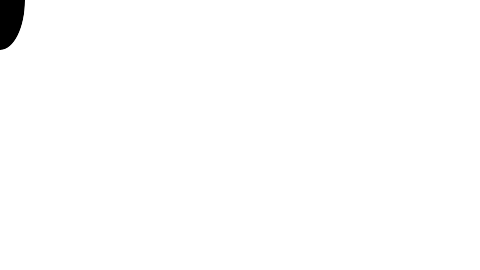
Frame 1 (no input)
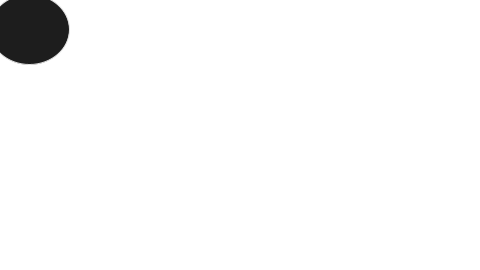
Frame 60 (the mouse pressed at the canvas centre just before this capture)
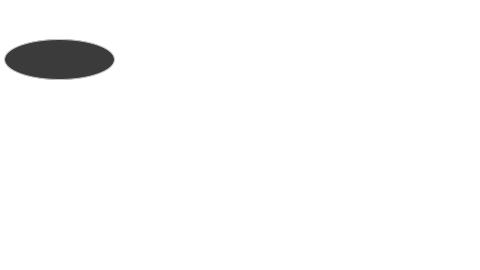
Frame 120 (the mouse held since frame 60 and released just before this capture)

The Processing sketch that drew these frames (run headless with seeded random() and noise(); from frame 60 on, the mouse is pressed at the canvas centre):

// Processing sketch: example_04_04_manyvars
// ── example_04_04_manyvars.pde
// Learning Processing
// Daniel Shiffman
// http://www.learningprocessing.com

// Example 4-4: Many variables

// We've got 8 variables now!  All  of type float.
float circleX = 0;
float circleY = 0;
float circleW = 50;
float circleH = 100;
float circleStroke = 255;
float circleFill = 0;
float backgroundColor = 255;
float change = 0.5;

// Your basic setup
void setup() {
  size(480, 270);
}

void draw() {
  // Draw the background and the ellipse
  // Variables are used for everything: 
  // background, stroke, fill, location, and size.
  background(backgroundColor);
  stroke(circleStroke);
  fill(circleFill);
  ellipse(circleX, circleY, circleW, circleH);

  // Change the values of all variables
  // The variable change is used to increment 
  // and decrement the other variables.
  circleX = circleX + change;
  circleY = circleY + change;
  circleW = circleW + change;
  circleH = circleH - change;
  circleStroke = circleStroke - change;
  circleFill = circleFill + change;
}
